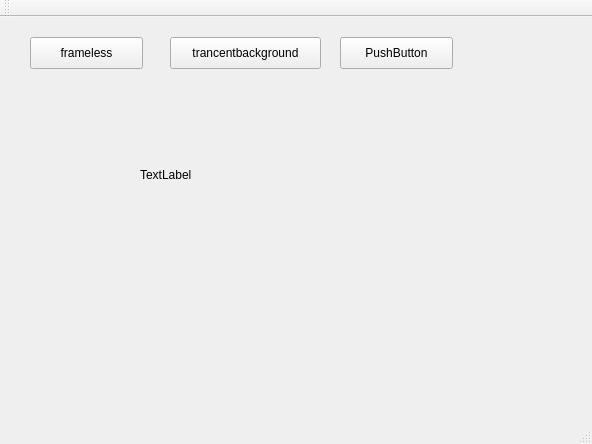
<?xml version="1.0" encoding="UTF-8"?>
<ui version="4.0">
 <class>MainWindow</class>
 <widget class="QMainWindow" name="MainWindow">
  <property name="geometry">
   <rect>
    <x>0</x>
    <y>0</y>
    <width>592</width>
    <height>444</height>
   </rect>
  </property>
  <property name="windowTitle">
   <string>MainWindow</string>
  </property>
  <widget class="QWidget" name="centralWidget">
   <widget class="QPushButton" name="pushButton">
    <property name="geometry">
     <rect>
      <x>30</x>
      <y>20</y>
      <width>113</width>
      <height>32</height>
     </rect>
    </property>
    <property name="text">
     <string>frameless</string>
    </property>
   </widget>
   <widget class="QLabel" name="label">
    <property name="geometry">
     <rect>
      <x>140</x>
      <y>150</y>
      <width>59</width>
      <height>16</height>
     </rect>
    </property>
    <property name="text">
     <string>TextLabel</string>
    </property>
   </widget>
   <widget class="QPushButton" name="pushButton_2">
    <property name="geometry">
     <rect>
      <x>170</x>
      <y>20</y>
      <width>151</width>
      <height>32</height>
     </rect>
    </property>
    <property name="text">
     <string>trancentbackground</string>
    </property>
   </widget>
   <widget class="QPushButton" name="pushButton_3">
    <property name="geometry">
     <rect>
      <x>340</x>
      <y>20</y>
      <width>113</width>
      <height>32</height>
     </rect>
    </property>
    <property name="text">
     <string>PushButton</string>
    </property>
   </widget>
  </widget>
  <widget class="QMenuBar" name="menuBar">
   <property name="geometry">
    <rect>
     <x>0</x>
     <y>0</y>
     <width>592</width>
     <height>22</height>
    </rect>
   </property>
  </widget>
  <widget class="QToolBar" name="mainToolBar">
   <attribute name="toolBarArea">
    <enum>TopToolBarArea</enum>
   </attribute>
   <attribute name="toolBarBreak">
    <bool>false</bool>
   </attribute>
  </widget>
  <widget class="QStatusBar" name="statusBar"/>
 </widget>
 <layoutdefault spacing="6" margin="11"/>
 <resources/>
 <connections/>
</ui>
